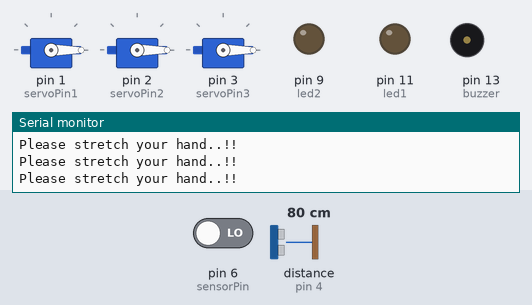
This sketch was run on a simulated Arduino Uno, built with avr-gcc and run on an emulated ATmega328P. On the bench: 3 × servo, output pins drawn as LEDs (lit = HIGH), buzzer (waves = sounding, pin HIGH), the last lines printed to the serial monitor. Wiring (inferred from the names in the program): ultrasonic range finder: trigger pin 5; echo pin 4. Inputs (shaded band) come from the test bench; at power-on: pin 6 (sensorPin) LOW, distance to the obstacle (sensor on pin 4) 80 cm. The echo pulse lasts 58.3 µs per cm; pins used as bus, display or sensor lines are not drawn.

Above: at 1.2 s.
1.3 s: pin 6 (sensorPin) driven HIGH
At 2.6 s:
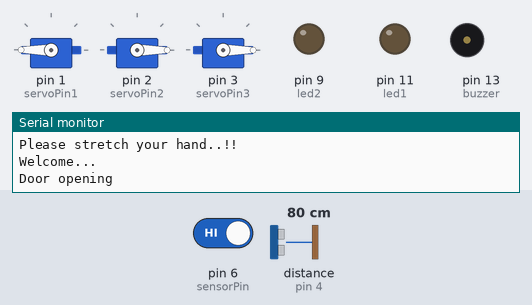
4.3 s: pin 6 (sensorPin) driven LOW
At 5.9 s:
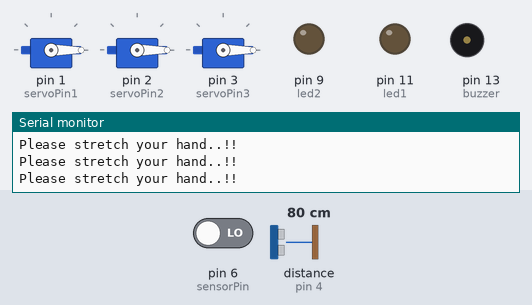
7.3 s: distance to the obstacle (sensor on pin 4) set to 53 cm
8.8 s: distance to the obstacle (sensor on pin 4) set to 46 cm
At 16.0 s:
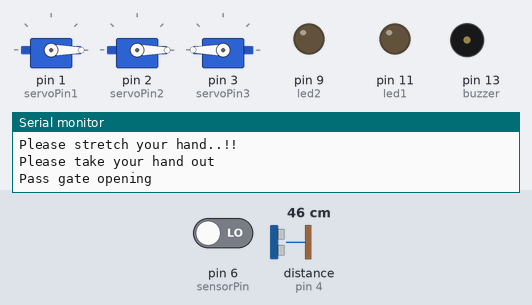
Timing chart, 0 to 19.6 s (numbered marks = the images above; inputs shaded):
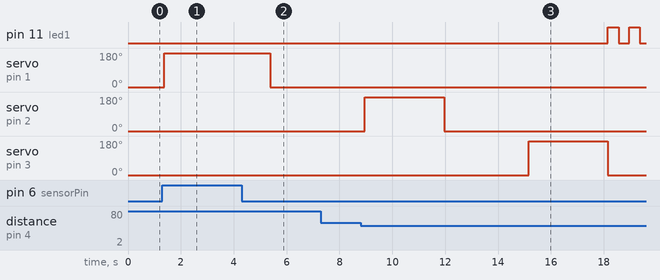

Measured:
- the behaviour switches between 49 and 48 cm on distance to the obstacle (sensor on pin 4) (found by bisection; images 2 and 3)
- after the input at 1.3 s, servo on pin 1 (servoPin1): 0° → 180° after 0.08 s
- after the input at 4.3 s, servo on pin 1 (servoPin1): 180° → 0° after 1.1 s
- after the input at 8.8 s, pin 11 (led1): alternates HIGH for 0.40 s and LOW for 0.40 s, starting after 9.4 s; servo on pin 2 (servoPin2): 0° → 180° after 0.16 s, → 0° 3.0 s later; servo on pin 3 (servoPin3): 0° → 180° after 6.4 s, → 0° 3.0 s later

The sketch:

PROJECT.ino
```cpp
#include <Servo.h>
Servo servo1;     // creating servo1 object
Servo servo2;     // creating servo2 object
Servo servo3;    // creating servo3 object
// defines variables

int servoPin1 = 1;
int servoPin2 = 2;
int servoPin3 = 3;
const int echoPin = 4;
const int trigPin = 5;
int sensorPin = 6;
int led1 =11;
int led2 =9;
int buzzer =13;
int person ;    //
long duration;
int distance, sanitize,i,startPos;


void setup()
{
sanitize=0;
person = 0;
startPos = 0;
Serial.begin(9600);
servo1.attach(servoPin1);
servo2.attach(servoPin2);
servo3.attach(servoPin3);
pinMode(sensorPin, INPUT);
pinMode(led1, OUTPUT);
pinMode(led2, OUTPUT);
pinMode(buzzer, OUTPUT);
pinMode(trigPin, OUTPUT);     // Sets the trigPin as an Output
pinMode(echoPin, INPUT);      // Sets the echoPin as an Input
}


void loop()
{
servo1.write(startPos);     //Setting all 3 motors to Initial position(0)
servo2.write(startPos);
servo3.write(startPos);

//Code to find the distance from ultrasonic sensor.
digitalWrite(trigPin, LOW);   // Clears the trigPin
delayMicroseconds(2);
digitalWrite(trigPin, HIGH);  // Sets the trigPin on HIGH state for 10 micro seconds
delayMicroseconds(10);
digitalWrite(trigPin, LOW);   // Reads the echoPin, returns the sound wave travel time in microseconds
duration = pulseIn(echoPin, HIGH);
distance= (duration*35)/1000; // Calculating the distance
distance= distance/2;
//Serial.println(distance);

person = digitalRead(sensorPin);   // Reading the PIR sensor and saving to the variable "person".
if (person == HIGH)                //If persons comes door will open through servo1 motor.
{
  Serial.println("Welcome...");
  servo1.write(180);                 //Rotating servo1 to open the main door.
  Serial.println("Door opening");
  delay(2000);}
else
{
  servo1.write(0);                  //Rotating servo1 to close the main door.
  delay(100);
}

if (sanitize == 0)                 //If sanitization is not done then sensor starts to sense.
{
  Serial.println("Please stretch your hand..!! ");
  if(distance <50)                   //Sensing hand which is less than 50 cm.
  {
    servo2.write(180);                 //Turning ON sanitizer motor for 3 seconds.
    delay(3000);
    servo2.write(0);                   //Turning OFF sanitizer motor
    delay(100);
    Serial.println("Please take your hand out");
    delay(3000);                                    //Waiting for person to take hand.
    sanitize=sanitize+1;      //Making 'sanitize' variable to 1 that person has done sanitization.
}
}
  else if (sanitize == 1)          //If and only if santization done goes inside the loop for opening pass gate.
{
    servo3.write(180);           //Turning ON pass gate motor.
    Serial.println("Pass gate opening");
    delay(3000);
    servo3.write(0);              //Turning OFF pass gate motor.
    Serial.println("Pass gate closing");
    digitalWrite(led2, LOW);
    for (i=0;i<3;i++)           //Blinking green LED for 3 times.
    {
    digitalWrite(led1, HIGH);
    delay(400);
      digitalWrite(led1, LOW);
    delay(400);
   }
    tone(buzzer, 500);            //Beeping buzzer.
    delay(1000);
    noTone(buzzer);               //Turning OFF buzzer.
    digitalWrite(led2, HIGH);  //Making red LED ON that indicates pass gate is closed.
    sanitize=0;                   //Clearing sanitize variable that sanitized person went inside.
 }
}
```
